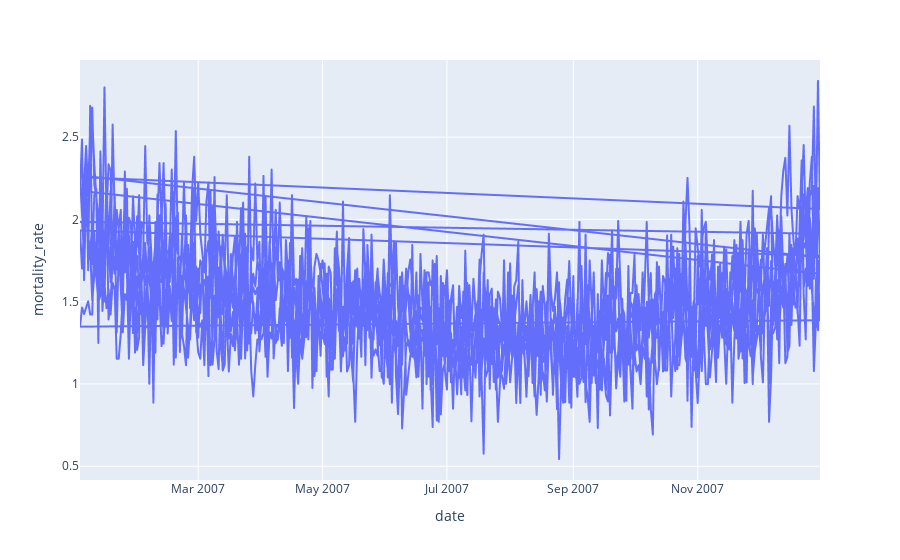

Here is the notebook cell this chart was saved with:
### Markdown cell above
### For region 1 - North East

### Code cell
train_r1 = train1[train1["Region"]=="North East"]
fig1 = px.line(train_r1, x='date', y='mortality_rate')
fig1.show()

### Figure 1 — Plotly figure (JSON) as saved in the notebook; plotly's stock layout.template omitted (floating-point values rounded to 4 significant figures; data arrays with more than 128 entries replaced by an {"elided": "..."} marker saying what was removed)
{"data": [{"hoverlabel": {"namelength": 0}, "hovertemplate": "date=%{x}<br>mortality_rate=%{y}", "legendgroup": "", "line": {"color": "#636efa", "dash": "solid"}, "mode": "lines", "name": "", "showlegend": false, "type": "scattergl", "x": {"elided": "2191 str values"}, "xaxis": "x", "y": {"elided": "2191 float values"}, "yaxis": "y"}], "layout": {"legend": {"tracegroupgap": 0}, "margin": {"t": 60}, "xaxis": {"anchor": "y", "domain": [0, 1], "title": {"text": "date"}}, "yaxis": {"anchor": "x", "domain": [0, 1], "title": {"text": "mortality_rate"}}}}
